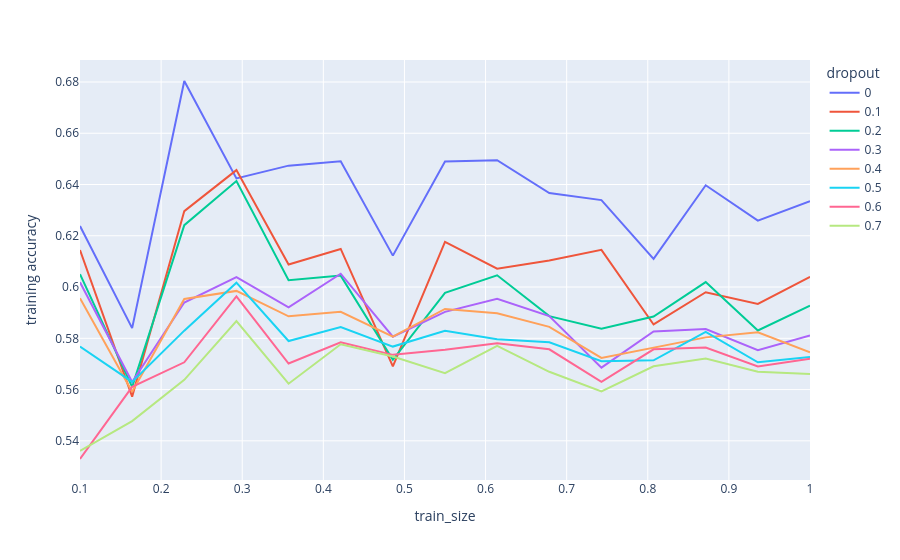
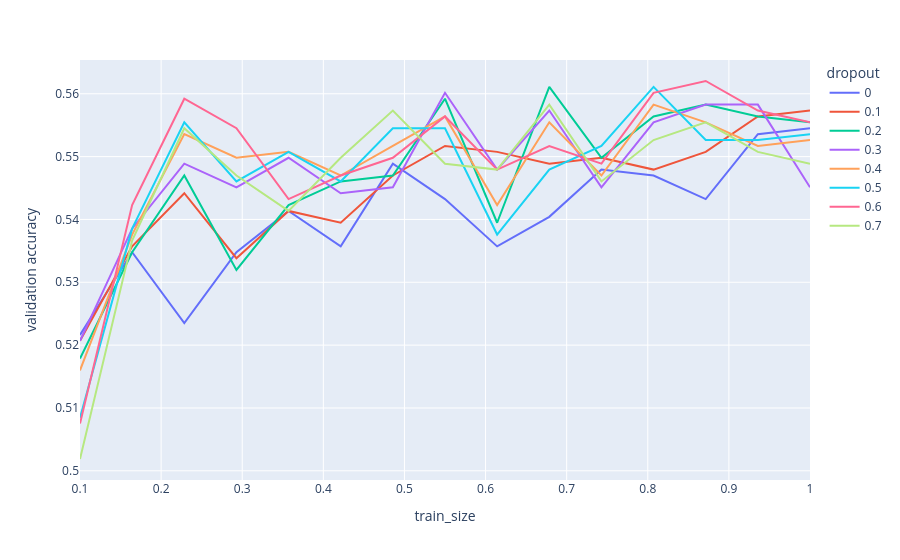

The notebook cell these images were saved under, in order:
### Code cell
train_and_plot_learning_curves(
    [
        NN(dropout=0, hidden_layer_sizes=(64,)),
        NN(dropout=0.1, hidden_layer_sizes=(64,)),
        NN(dropout=0.2, hidden_layer_sizes=(64,)),
        NN(dropout=0.3, hidden_layer_sizes=(64,)),
        NN(dropout=0.4, hidden_layer_sizes=(64,)),
        NN(dropout=0.5, hidden_layer_sizes=(64,)),
        NN(dropout=0.6, hidden_layer_sizes=(64,)),
        NN(dropout=0.7, hidden_layer_sizes=(64,)),
    ],
    wine_X_tr,
    wine_y_tr,
    wine_X_val,
    wine_y_val,
    seed,
    "dropout"
)

### Figure 1 — Plotly figure (JSON) as saved in the notebook; plotly's stock layout.template omitted (floating-point values rounded to 4 significant figures)
{"data": [{"hovertemplate": "dropout=0<br>train_size=%{x}<br>training accuracy=%{y}<extra></extra>", "legendgroup": "0", "line": {"color": "#636efa", "dash": "solid"}, "marker": {"symbol": "circle"}, "mode": "lines", "name": "0", "orientation": "v", "showlegend": true, "type": "scatter", "x": [0.1, 0.1643, 0.2286, 0.2929, 0.3571, 0.4214, 0.4857, 0.55, 0.6143, 0.6786, 0.7429, 0.8071, 0.8714, 0.9357, 1.0], "xaxis": "x", "y": [0.6238, 0.584, 0.6804, 0.6424, 0.6474, 0.6491, 0.6123, 0.649, 0.6495, 0.6367, 0.6339, 0.611, 0.6397, 0.6259, 0.6335], "yaxis": "y"}, {"hovertemplate": "dropout=0.1<br>train_size=%{x}<br>training accuracy=%{y}<extra></extra>", "legendgroup": "0.1", "line": {"color": "#EF553B", "dash": "solid"}, "marker": {"symbol": "circle"}, "mode": "lines", "name": "0.1", "orientation": "v", "showlegend": true, "type": "scatter", "x": [0.1, 0.1643, 0.2286, 0.2929, 0.3571, 0.4214, 0.4857, 0.55, 0.6143, 0.6786, 0.7429, 0.8071, 0.8714, 0.9357, 1.0], "xaxis": "x", "y": [0.6144, 0.5573, 0.6296, 0.6456, 0.6088, 0.6149, 0.569, 0.6177, 0.6071, 0.6103, 0.6145, 0.5854, 0.598, 0.5934, 0.604], "yaxis": "y"}, {"hovertemplate": "dropout=0.2<br>train_size=%{x}<br>training accuracy=%{y}<extra></extra>", "legendgroup": "0.2", "line": {"color": "#00cc96", "dash": "solid"}, "marker": {"symbol": "circle"}, "mode": "lines", "name": "0.2", "orientation": "v", "showlegend": true, "type": "scatter", "x": [0.1, 0.1643, 0.2286, 0.2929, 0.3571, 0.4214, 0.4857, 0.55, 0.6143, 0.6786, 0.7429, 0.8071, 0.8714, 0.9357, 1.0], "xaxis": "x", "y": [0.605, 0.5611, 0.6241, 0.6413, 0.6026, 0.6045, 0.5716, 0.5977, 0.6046, 0.5886, 0.5837, 0.5885, 0.6019, 0.5831, 0.5927], "yaxis": "y"}, {"hovertemplate": "dropout=0.3<br>train_size=%{x}<br>training accuracy=%{y}<extra></extra>", "legendgroup": "0.3", "line": {"color": "#ab63fa", "dash": "solid"}, "marker": {"symbol": "circle"}, "mode": "lines", "name": "0.3", "orientation": "v", "showlegend": true, "type": "scatter", "x": [0.1, 0.1643, 0.2286, 0.2929, 0.3571, 0.4214, 0.4857, 0.55, 0.6143, 0.6786, 0.7429, 0.8071, 0.8714, 0.9357, 1.0], "xaxis": "x", "y": [0.6019, 0.563, 0.594, 0.6039, 0.5921, 0.6052, 0.5806, 0.5903, 0.5954, 0.5886, 0.5685, 0.5827, 0.5836, 0.5754, 0.5811], "yaxis": "y"}, {"hovertemplate": "dropout=0.4<br>train_size=%{x}<br>training accuracy=%{y}<extra></extra>", "legendgroup": "0.4", "line": {"color": "#FFA15A", "dash": "solid"}, "marker": {"symbol": "circle"}, "mode": "lines", "name": "0.4", "orientation": "v", "showlegend": true, "type": "scatter", "x": [0.1, 0.1643, 0.2286, 0.2929, 0.3571, 0.4214, 0.4857, 0.55, 0.6143, 0.6786, 0.7429, 0.8071, 0.8714, 0.9357, 1.0], "xaxis": "x", "y": [0.5956, 0.5592, 0.5953, 0.5985, 0.5886, 0.5903, 0.5806, 0.5915, 0.5898, 0.5845, 0.5723, 0.5765, 0.5804, 0.5824, 0.5746], "yaxis": "y"}, {"hovertemplate": "dropout=0.5<br>train_size=%{x}<br>training accuracy=%{y}<extra></extra>", "legendgroup": "0.5", "line": {"color": "#19d3f3", "dash": "solid"}, "marker": {"symbol": "circle"}, "mode": "lines", "name": "0.5", "orientation": "v", "showlegend": true, "type": "scatter", "x": [0.1, 0.1643, 0.2286, 0.2929, 0.3571, 0.4214, 0.4857, 0.55, 0.6143, 0.6786, 0.7429, 0.8071, 0.8714, 0.9357, 1.0], "xaxis": "x", "y": [0.5768, 0.563, 0.583, 0.6017, 0.5789, 0.5844, 0.5768, 0.5829, 0.5796, 0.5785, 0.5711, 0.5714, 0.5825, 0.5707, 0.5727], "yaxis": "y"}, {"hovertemplate": "dropout=0.6<br>train_size=%{x}<br>training accuracy=%{y}<extra></extra>", "legendgroup": "0.6", "line": {"color": "#FF6692", "dash": "solid"}, "marker": {"symbol": "circle"}, "mode": "lines", "name": "0.6", "orientation": "v", "showlegend": true, "type": "scatter", "x": [0.1, 0.1643, 0.2286, 0.2929, 0.3571, 0.4214, 0.4857, 0.55, 0.6143, 0.6786, 0.7429, 0.8071, 0.8714, 0.9357, 1.0], "xaxis": "x", "y": [0.5329, 0.5611, 0.5706, 0.5964, 0.5702, 0.5784, 0.5735, 0.5755, 0.5781, 0.5757, 0.5631, 0.5757, 0.5764, 0.569, 0.5721], "yaxis": "y"}, {"hovertemplate": "dropout=0.7<br>train_size=%{x}<br>training accuracy=%{y}<extra></extra>", "legendgroup": "0.7", "line": {"color": "#B6E880", "dash": "solid"}, "marker": {"symbol": "circle"}, "mode": "lines", "name": "0.7", "orientation": "v", "showlegend": true, "type": "scatter", "x": [0.1, 0.1643, 0.2286, 0.2929, 0.3571, 0.4214, 0.4857, 0.55, 0.6143, 0.6786, 0.7429, 0.8071, 0.8714, 0.9357, 1.0], "xaxis": "x", "y": [0.5361, 0.5477, 0.5638, 0.5867, 0.5623, 0.5777, 0.5729, 0.5664, 0.577, 0.5669, 0.5593, 0.5691, 0.5721, 0.567, 0.5661], "yaxis": "y"}], "layout": {"legend": {"title": {"text": "dropout"}, "tracegroupgap": 0}, "margin": {"t": 60}, "xaxis": {"anchor": "y", "domain": [0, 1], "title": {"text": "train_size"}}, "yaxis": {"anchor": "x", "domain": [0, 1], "title": {"text": "training accuracy"}}}}

### Figure 2 — Plotly figure (JSON) as saved in the notebook; plotly's stock layout.template omitted (floating-point values rounded to 4 significant figures)
{"data": [{"hovertemplate": "dropout=0<br>train_size=%{x}<br>validation accuracy=%{y}<extra></extra>", "legendgroup": "0", "line": {"color": "#636efa", "dash": "solid"}, "marker": {"symbol": "circle"}, "mode": "lines", "name": "0", "orientation": "v", "showlegend": true, "type": "scatter", "x": [0.1, 0.1643, 0.2286, 0.2929, 0.3571, 0.4214, 0.4857, 0.55, 0.6143, 0.6786, 0.7429, 0.8071, 0.8714, 0.9357, 1.0], "xaxis": "x", "y": [0.5216, 0.5348, 0.5235, 0.5348, 0.5414, 0.5357, 0.5489, 0.5432, 0.5357, 0.5404, 0.5479, 0.547, 0.5432, 0.5536, 0.5545], "yaxis": "y"}, {"hovertemplate": "dropout=0.1<br>train_size=%{x}<br>validation accuracy=%{y}<extra></extra>", "legendgroup": "0.1", "line": {"color": "#EF553B", "dash": "solid"}, "marker": {"symbol": "circle"}, "mode": "lines", "name": "0.1", "orientation": "v", "showlegend": true, "type": "scatter", "x": [0.1, 0.1643, 0.2286, 0.2929, 0.3571, 0.4214, 0.4857, 0.55, 0.6143, 0.6786, 0.7429, 0.8071, 0.8714, 0.9357, 1.0], "xaxis": "x", "y": [0.5207, 0.5357, 0.5442, 0.5338, 0.5414, 0.5395, 0.547, 0.5517, 0.5508, 0.5489, 0.5498, 0.5479, 0.5508, 0.5564, 0.5573], "yaxis": "y"}, {"hovertemplate": "dropout=0.2<br>train_size=%{x}<br>validation accuracy=%{y}<extra></extra>", "legendgroup": "0.2", "line": {"color": "#00cc96", "dash": "solid"}, "marker": {"symbol": "circle"}, "mode": "lines", "name": "0.2", "orientation": "v", "showlegend": true, "type": "scatter", "x": [0.1, 0.1643, 0.2286, 0.2929, 0.3571, 0.4214, 0.4857, 0.55, 0.6143, 0.6786, 0.7429, 0.8071, 0.8714, 0.9357, 1.0], "xaxis": "x", "y": [0.5179, 0.5348, 0.547, 0.532, 0.5423, 0.5461, 0.547, 0.5592, 0.5395, 0.5611, 0.5498, 0.5564, 0.5583, 0.5564, 0.5555], "yaxis": "y"}, {"hovertemplate": "dropout=0.3<br>train_size=%{x}<br>validation accuracy=%{y}<extra></extra>", "legendgroup": "0.3", "line": {"color": "#ab63fa", "dash": "solid"}, "marker": {"symbol": "circle"}, "mode": "lines", "name": "0.3", "orientation": "v", "showlegend": true, "type": "scatter", "x": [0.1, 0.1643, 0.2286, 0.2929, 0.3571, 0.4214, 0.4857, 0.55, 0.6143, 0.6786, 0.7429, 0.8071, 0.8714, 0.9357, 1.0], "xaxis": "x", "y": [0.5207, 0.5385, 0.5489, 0.5451, 0.5498, 0.5442, 0.5451, 0.5602, 0.5479, 0.5573, 0.5451, 0.5555, 0.5583, 0.5583, 0.5451], "yaxis": "y"}, {"hovertemplate": "dropout=0.4<br>train_size=%{x}<br>validation accuracy=%{y}<extra></extra>", "legendgroup": "0.4", "line": {"color": "#FFA15A", "dash": "solid"}, "marker": {"symbol": "circle"}, "mode": "lines", "name": "0.4", "orientation": "v", "showlegend": true, "type": "scatter", "x": [0.1, 0.1643, 0.2286, 0.2929, 0.3571, 0.4214, 0.4857, 0.55, 0.6143, 0.6786, 0.7429, 0.8071, 0.8714, 0.9357, 1.0], "xaxis": "x", "y": [0.516, 0.5376, 0.5536, 0.5498, 0.5508, 0.547, 0.5517, 0.5564, 0.5423, 0.5555, 0.547, 0.5583, 0.5555, 0.5517, 0.5526], "yaxis": "y"}, {"hovertemplate": "dropout=0.5<br>train_size=%{x}<br>validation accuracy=%{y}<extra></extra>", "legendgroup": "0.5", "line": {"color": "#19d3f3", "dash": "solid"}, "marker": {"symbol": "circle"}, "mode": "lines", "name": "0.5", "orientation": "v", "showlegend": true, "type": "scatter", "x": [0.1, 0.1643, 0.2286, 0.2929, 0.3571, 0.4214, 0.4857, 0.55, 0.6143, 0.6786, 0.7429, 0.8071, 0.8714, 0.9357, 1.0], "xaxis": "x", "y": [0.5085, 0.5385, 0.5555, 0.5461, 0.5508, 0.5461, 0.5545, 0.5545, 0.5376, 0.5479, 0.5517, 0.5611, 0.5526, 0.5526, 0.5536], "yaxis": "y"}, {"hovertemplate": "dropout=0.6<br>train_size=%{x}<br>validation accuracy=%{y}<extra></extra>", "legendgroup": "0.6", "line": {"color": "#FF6692", "dash": "solid"}, "marker": {"symbol": "circle"}, "mode": "lines", "name": "0.6", "orientation": "v", "showlegend": true, "type": "scatter", "x": [0.1, 0.1643, 0.2286, 0.2929, 0.3571, 0.4214, 0.4857, 0.55, 0.6143, 0.6786, 0.7429, 0.8071, 0.8714, 0.9357, 1.0], "xaxis": "x", "y": [0.5075, 0.5423, 0.5592, 0.5545, 0.5432, 0.547, 0.5498, 0.5564, 0.5479, 0.5517, 0.5489, 0.5602, 0.562, 0.5573, 0.5555], "yaxis": "y"}, {"hovertemplate": "dropout=0.7<br>train_size=%{x}<br>validation accuracy=%{y}<extra></extra>", "legendgroup": "0.7", "line": {"color": "#B6E880", "dash": "solid"}, "marker": {"symbol": "circle"}, "mode": "lines", "name": "0.7", "orientation": "v", "showlegend": true, "type": "scatter", "x": [0.1, 0.1643, 0.2286, 0.2929, 0.3571, 0.4214, 0.4857, 0.55, 0.6143, 0.6786, 0.7429, 0.8071, 0.8714, 0.9357, 1.0], "xaxis": "x", "y": [0.5019, 0.5367, 0.5545, 0.547, 0.5414, 0.5498, 0.5573, 0.5489, 0.5479, 0.5583, 0.5461, 0.5526, 0.5555, 0.5508, 0.5489], "yaxis": "y"}], "layout": {"legend": {"title": {"text": "dropout"}, "tracegroupgap": 0}, "margin": {"t": 60}, "xaxis": {"anchor": "y", "domain": [0, 1], "title": {"text": "train_size"}}, "yaxis": {"anchor": "x", "domain": [0, 1], "title": {"text": "validation accuracy"}}}}
